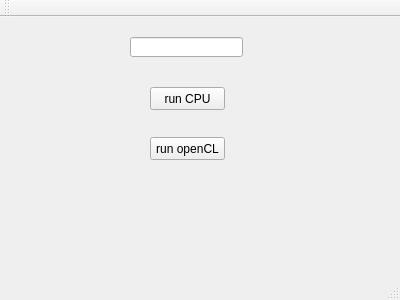
<?xml version="1.0" encoding="UTF-8"?>
<ui version="4.0">
 <class>openCLWindow</class>
 <widget class="QMainWindow" name="openCLWindow">
  <property name="geometry">
   <rect>
    <x>0</x>
    <y>0</y>
    <width>400</width>
    <height>300</height>
   </rect>
  </property>
  <property name="windowTitle">
   <string>openCLWindow</string>
  </property>
  <widget class="QWidget" name="centralWidget">
   <widget class="QPushButton" name="pushButton">
    <property name="geometry">
     <rect>
      <x>150</x>
      <y>70</y>
      <width>75</width>
      <height>23</height>
     </rect>
    </property>
    <property name="text">
     <string>run CPU</string>
    </property>
   </widget>
   <widget class="QPushButton" name="pushButton_2">
    <property name="geometry">
     <rect>
      <x>150</x>
      <y>120</y>
      <width>75</width>
      <height>23</height>
     </rect>
    </property>
    <property name="text">
     <string>run openCL</string>
    </property>
   </widget>
   <widget class="QLineEdit" name="lineEdit">
    <property name="geometry">
     <rect>
      <x>130</x>
      <y>20</y>
      <width>113</width>
      <height>20</height>
     </rect>
    </property>
   </widget>
  </widget>
  <widget class="QMenuBar" name="menuBar">
   <property name="geometry">
    <rect>
     <x>0</x>
     <y>0</y>
     <width>400</width>
     <height>21</height>
    </rect>
   </property>
  </widget>
  <widget class="QToolBar" name="mainToolBar">
   <attribute name="toolBarArea">
    <enum>TopToolBarArea</enum>
   </attribute>
   <attribute name="toolBarBreak">
    <bool>false</bool>
   </attribute>
  </widget>
  <widget class="QStatusBar" name="statusBar"/>
 </widget>
 <layoutdefault spacing="6" margin="11"/>
 <resources/>
 <connections/>
</ui>
